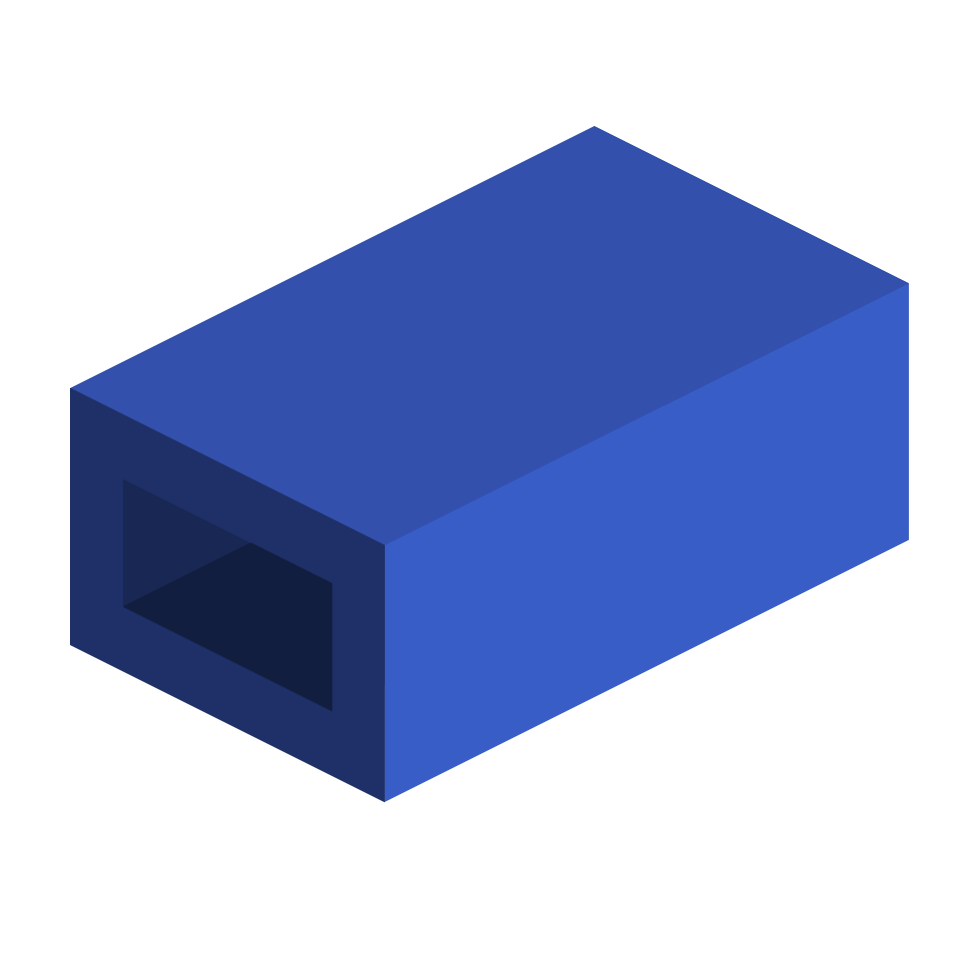
#> input picture waveguide.png, 1907 x 1907 px, found by its file name (shown at 1/2 size)
$ python '将图片转化为字符串.py'
#> lines starting #> are read from the running program, lines starting #| are printed output that depends on the picture
path = r".\waveguide.png"
import base64


# 转化成64*64的图片
import PIL
from PIL import Image
img = Image.open(path)
#> img is the input picture: PIL image 1907x1907 RGBA; mean R, G, B, A 168.1, 180.3, 217.1, 106.7
img = img.resize((64, 64))
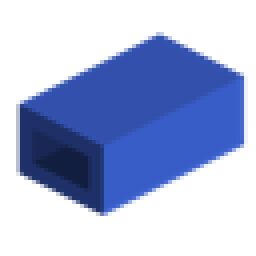
#> img: PIL image 64x64 RGBA (shown 4 times larger); mean R, G, B, A 21.1, 34.2, 73.6, 106.7; transparent parts drawn white
img.save(r".\waveguide64.png")


with open(r".\waveguide64.png", "rb") as image_file:
    encoded_string = base64.b64encode(image_file.read()).decode('utf-8')
print(encoded_string)

# 将原始的图片保存为ico
img = Image.open(path)
img.save(r".\waveguide.ico")
